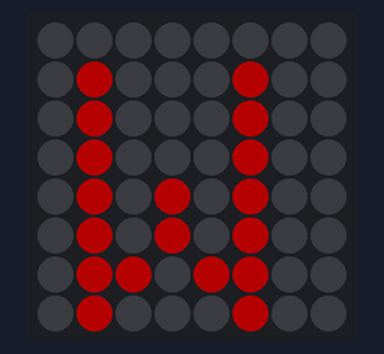
A program run on a simulated Raspberry Pi (BCM pin numbers) with a Sense HAT. Shown: the Sense HAT's 8×8 RGB LED matrix. Dim RGB values are drawn brighter than linear; random numbers come from a fixed seed. At 4.0 s the program stops and its outputs stay as they are.

Above: at 0.1 s.
At 2.1 s:
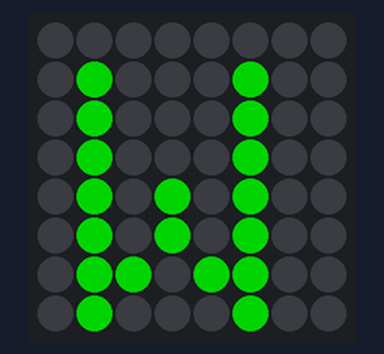
At 3.1 s:
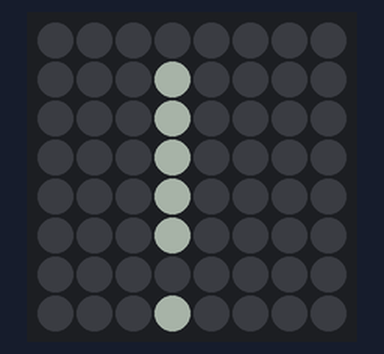

Measured:
- what the display in image 1 shows lasts 1.0 s, from 2.0 s to 3.0 s

The program:

letters.py
```python
from sense_hat import SenseHat
from time import sleep
from random import randint

sense = SenseHat()

r = randint(0,255)
sense.show_letter("W", (r,0,0))
sleep(1)

r = randint(0,255)
sense.show_letter("O", (0,0,r))
sleep(1)

r = randint(0,255)
sense.show_letter("W", (0,r,0))
sleep(1)

r = randint(0,255)
sense.show_letter("!",(r,r,r))
sleep(1)
sense.clear()
```
